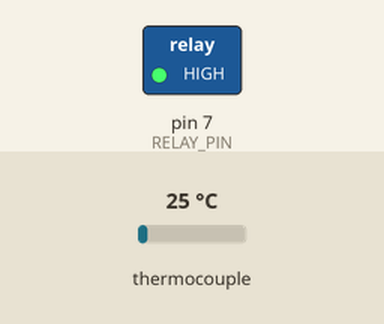
Bench run of a sketch on a simulated Arduino Uno, built with avr-gcc and run on an emulated ATmega328P. Parts: switched loads named in the sketch (green lamp = pin HIGH). Inputs (shaded band) come from the test bench; at power-on: thermocouple 25 °C. What the sketch prints to the serial monitor is not drawn.

Above: at 0.55 s.
Timing chart, 0 to 5.2 s (numbered marks = the images above):
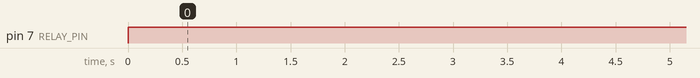

Measured:
- by itself, pin 7 (RELAY_PIN): HIGH → LOW at 10.6 s, → HIGH 0.71 s later, → LOW 0.30 s later, → HIGH 0.71 s later, … (239 changes in this stretch)
- by itself, everything shown: repeats every 2.0 s, in 4 steps

The sketch:

controller.ino
```cpp
#include <SPI.h>
#include "Adafruit_MAX31855.h"
#include "RingBuffer.h"
#include "Relay.h"

typedef enum {
  Rising, Falling
} RisingFalling;

double currentTemp = 0;
float percentageOverUnder = 0.02; // 2%
long delayTimer = 0;

#define NUMBER_OF_STAGES 10
float setPoints[NUMBER_OF_STAGES] = {150, 160, 170, 180, 190, 200, 225, 240, 220, 0};  //Desire temperature
int times[NUMBER_OF_STAGES] =       {0,    20,  20,  20,  20,  20,   0,  60,  30, 0}; //Time required to stay in this state before transitioning to the next one
RisingFalling direction[NUMBER_OF_STAGES] = {Rising, Rising, Rising, Rising, Rising, Rising, Rising, Rising, Falling, Falling}; //

long holdTimer = 0;

uint8_t stage = 0;

RingBuffer buff;
Relay relay;

// Example creating a thermocouple instance with software SPI on any three
// digital IO pins.
#define DO   3
#define CS   4
#define CLK  5

Adafruit_MAX31855 thermocouple(CLK, CS, DO);

// Example creating a thermocouple instance with hardware SPI (Uno/Mega only)
// on a given CS pin.
//#define CS   10
//Adafruit_MAX31855 thermocouple(CS);

void setup() {
  Serial.begin(9600);

  relay = Relay();
  buff = RingBuffer();
  //  digitalWrite(RELAY, HIGH); // Remove power
  Serial.println("WCL Oven Initialized...");
  // wait for MAX chip to stabilize
  delay(500);
  Serial.println(thermocouple.readCelsius());

// Debug
//  while (1) {
//    digitalWrite(RELAY_PIN,LOW);
//    delay(2000);
//    digitalWrite(RELAY_PIN,HIGH);
//    delay(2000);
//  };

}

void loop() {
  relay.process();
  if (Serial)
  {
      Serial.print("relay.process here"); Serial.print(" Temp: "); Serial.print(thermocouple.readCelsius());Serial.print("\n");
    manageSetPoint();
    Serial.print("Stage "); Serial.print(stage); Serial.println(" Complete.");
    stage++;
    if (stage >= NUMBER_OF_STAGES)
    {
      relay.setState(true,10);
      Serial.print("All Stages Completed, Current Temp: ");
      Serial.println(thermocouple.readCelsius());
      while (1){
        relay.process();
      }
    }
  }
}

bool manageSetPoint()
{
  long timeToExitStage = (times[stage] * 1000) + millis();
  Serial.print("Seeking set point: "); Serial.print(setPoints[stage]); Serial.print(" with delay "); Serial.print(times[stage]); Serial.print(" Exit Time: "); Serial.println(timeToExitStage);

  boolean setPointReached = false;
  delayTimer = millis();

  while (true)
  {
    relay.process();
    if (millis() > delayTimer + 1000)
    {
      delayTimer = millis();
      float value = thermocouple.readCelsius();
      buff.addToBuffer(value);
      if (buff.full())
      {
        currentTemp = buff.average();
        Serial.print(millis()); Serial.print(","); Serial.println(currentTemp);
        if (currentTemp >= setPoints[stage]) {
          relay.setState(false, 10);
                  //digitalWrite(RELAY_PIN, HIGH); // Turn off elements
          if (direction[stage] == Rising)
          {
            setPointReached = true;
          }
        }
        else {
          if(currentTemp > 200){
            relay.setState(true, 15);
          }
          else{
            relay.setState(true, 7);
          }
          //digitalWrite(RELAY_PIN, LOW);  // Turn on elements
          if (direction[stage] == Falling)
          {
            setPointReached = true;
          }
        }
        if (setPointReached && timeToExitStage < millis())
        {
          break;
        }
      }
    }
  }
}
```

Relay.cpp
```cpp
#include "Relay.h"
#include "Arduino.h"

Relay::Relay()
{
  pinMode(RELAY_PIN, OUTPUT);
  digitalWrite(RELAY_PIN, HIGH);
  _time = millis();
  _currentState = true;
  _dutyCycle = 10;
  _counter = 0;
}

void Relay::setState(bool isOn, int dutyCycle)
{
  _currentState = !isOn;
  _dutyCycle = dutyCycle;
  _counter = 0;
}

void Relay::process()
{
  if (millis() > _time + 100)
  {
    if (_counter < _dutyCycle)
    {
      digitalWrite(RELAY_PIN, _currentState);
    }
    else
    {
      digitalWrite(RELAY_PIN, HIGH);
    }
    _counter = (_counter + 1) % 10;
    _time = millis();
  }
}
```

Relay.h
```cpp
#ifndef RELAY
#define RELAY

#define RELAY_PIN 7

class Relay
{
  public:
    Relay();
    void setState(bool isOn, int dutyCycle);
    void process();

  private:
    bool _currentState;
    int _dutyCycle;
    int _counter;
    long _time;
};

#endif
```

RingBuffer.cpp
```cpp
#include "RingBuffer.h"

RingBuffer::RingBuffer()
{
  _buffer = new float[RING_BUFFER_SIZE];
  _ringPointer = 0;
  _count = 0;
  _ringSize = RING_BUFFER_SIZE;
}

float RingBuffer::average()
{
  float value = 0;
  for (int i = 0; i < _ringSize; i++)
  {
    value = value + _buffer[i];
  }
  return value / _ringSize;
}

bool RingBuffer::full()
{
  return (_count >= _ringSize);
}

void RingBuffer::addToBuffer(float value)
{
  if (_count < _ringSize) {
    _count++;
  }
  _buffer[_ringPointer] = value;
  _ringPointer = (_ringPointer + 1) % _ringSize;
}
```

RingBuffer.h
```cpp
#ifndef RINGBUFFER
#define RINGBUFFER

#define RING_BUFFER_SIZE 10

class RingBuffer
{
  public:
    RingBuffer();
    void addToBuffer(float value);
    float average();
    bool full();

  private:
    float *_buffer;
    int _ringPointer;
    int _count;
    int _ringSize;
};

#endif
```
